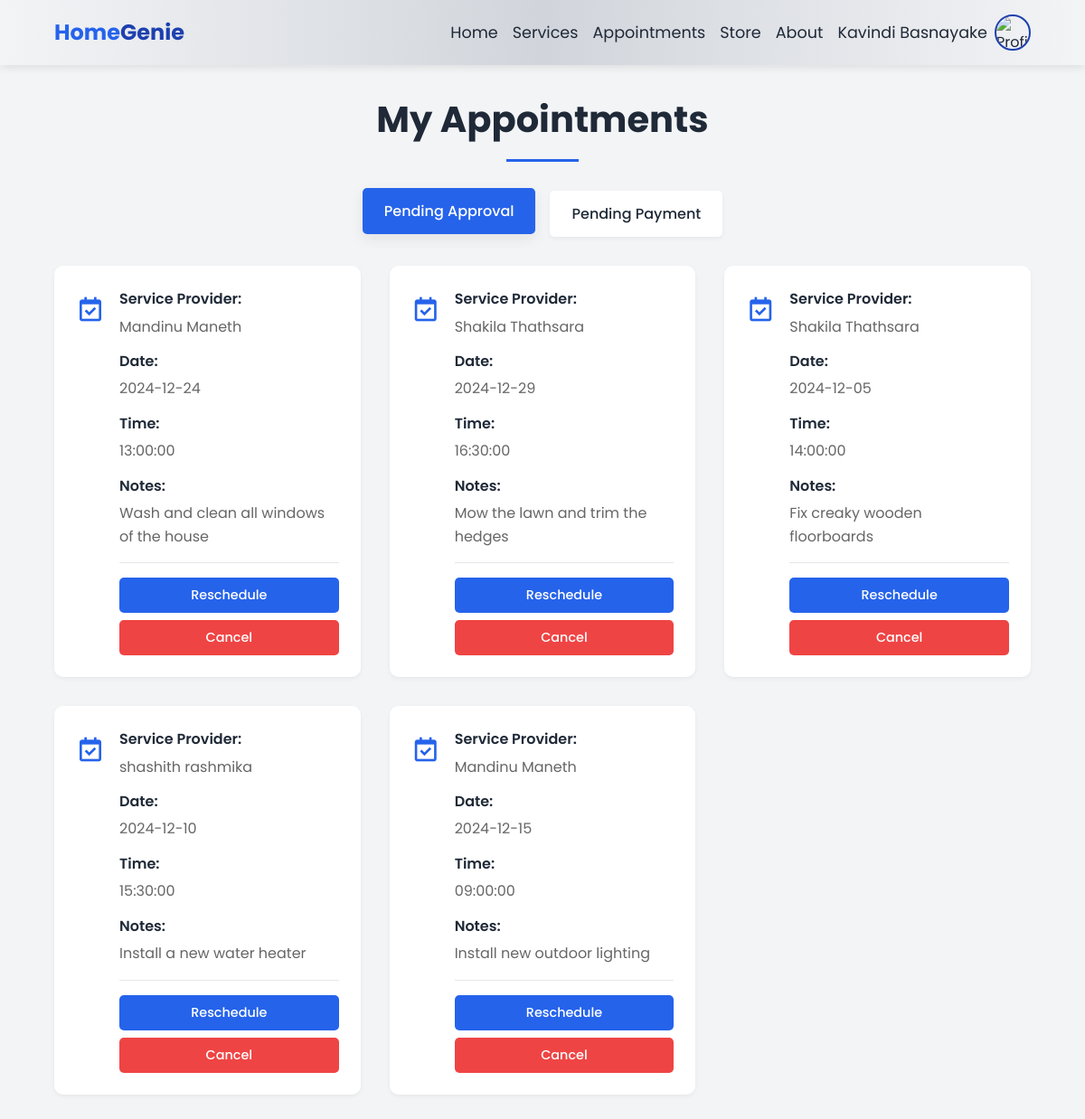
Page /CustomerController/appointment (signed in) on the earlier database version.
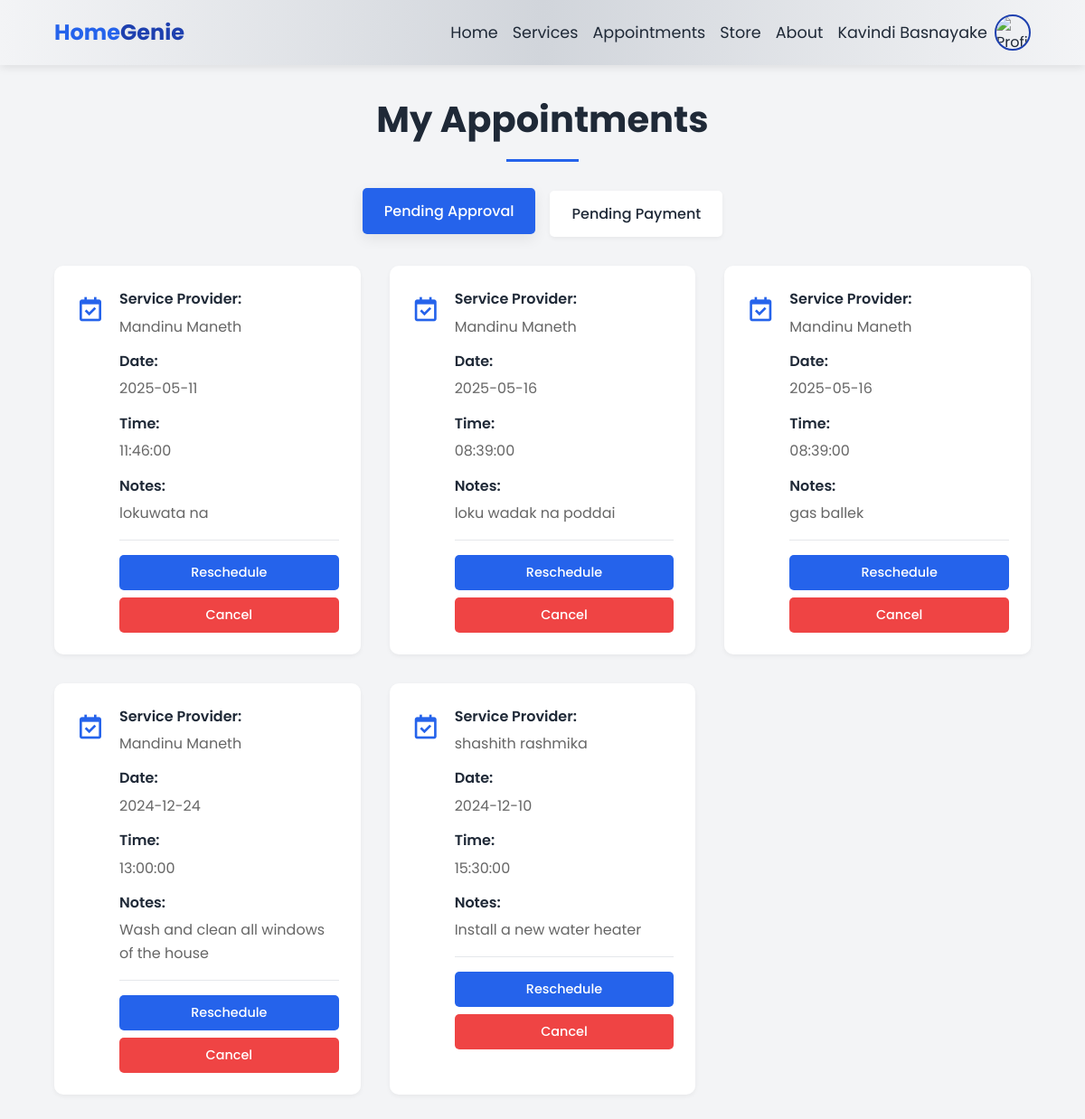
Same page on the later database version.
### tables this page shows
CREATE TABLE `appointments` (
  `appointment_id` int(11) NOT NULL,
  `customer_id` int(11) NOT NULL,
  `service_provider_id` int(11) NOT NULL,
  `description` text NOT NULL,
  `appointment_date` date NOT NULL,
  `appointment_time` time NOT NULL,
  `location` varchar(255) NOT NULL,
  `status` enum('pending','approved') DEFAULT 'pending',
  `finish_status` enum('pending','complete') NOT NULL DEFAULT 'pending',
  `rating` int(11) NOT NULL,
  `created_at` timestamp NOT NULL DEFAULT current_timestamp(),
  `updated_at` timestamp NOT NULL DEFAULT current_timestamp() ON UPDATE current_timestamp()
);

CREATE TABLE `users` (
  `user_id` int(11) NOT NULL,
  `first_name` varchar(100) NOT NULL,
  `last_name` varchar(100) NOT NULL,
  `contact_number` varchar(15) NOT NULL,
  `email` varchar(100) NOT NULL,
  `street` varchar(255) DEFAULT NULL,
  `district` varchar(100) DEFAULT NULL,
  `province` varchar(100) DEFAULT NULL,
  `profile_image` longblob DEFAULT NULL,
  `password` varchar(255) NOT NULL,
  `role` enum('customer','service_provider','supplier','admin') NOT NULL,
  `agree_terms` tinyint(1) NOT NULL DEFAULT 0,
  `created_at` timestamp NOT NULL DEFAULT current_timestamp()
);

### app/controllers/CustomerController.php (called while the page is built, shortened)
<?php
class CustomerController extends Controller {
    private $CustomerModel;
    public function __construct(){
        $this->CustomerModel = $this->model('CustomerModel');
    }
    public function appointment(){
        $loggedUserId = $_SESSION['user_id'] ?? null;
        $p_appointments = $this->CustomerModel->getPendingAppointments($loggedUserId);
        $a_appointments = $this->CustomerModel->getApprovedAppointments($loggedUserId);
        $data = [
            'p_appointments' => $p_appointments,
            'a_appointments' => $a_appointments
        ];
        $this->view('Customer/cu_appointment', $data);
    }
}
?>

### app/libraries/Core.php (called while the page is built, shortened)
<?php
class Core {
    protected $currentMethod = 'index';
    public function __construct() {
        $url = $this->getURL();
        if (isset($url[0]) && file_exists('../app/controllers/' . ucwords($url[0]) . '.php')) {
            unset($url[0]);
        }
        $this->currentController = new $this->currentController;
        if (isset($url[1]) && method_exists($this->currentController, $url[1])) {
            $this->currentMethod = $url[1];
            unset($url[1]);
        }
        $this->params = $url ? array_values($url) : [];
        call_user_func_array([$this->currentController, $this->currentMethod], $this->params);
    }
    public function getURL() {
        if (isset($_GET['url'])) {
            $url = rtrim($_GET['url'], '/');
            $url = filter_var($url, FILTER_SANITIZE_URL);
            return explode('/', $url);
        }
        return [];
    }
}

### public/index.php (called while the page is built, shortened)
<?php
   $init = new Core();
?>

### app/libraries/Database.php (called while the page is built, shortened)
<?php
class Database{
    private $host = DB_HOST;
    private $user = DB_USER;
    private $password = DB_PASSWORD;
    private $dbname = DB_NAME;
    private $dbh;
    private $statement;
    public function __construct(){
        $dsn = 'mysql:host='.$this->host.';dbname='.$this->dbname;
        $options = array(
            PDO::ATTR_PERSISTENT => true,
            PDO::ATTR_ERRMODE => PDO::ERRMODE_EXCEPTION
        );
        try {
            $this->dbh = new PDO($dsn, $this->user, $this->password, $options);
        } catch (PDOException $e) {
            $this->error = $e->getMessage();
            echo $this->error;
        }
    }
    public function query($sql){
        $this->statement = $this->dbh->prepare($sql);
    }
    public function bind($param, $value, $type = null){
        if (is_null($type)) {
            switch (true) {
                case is_int($value):
                    $type = PDO::PARAM_INT;
                    break;
            }
        }
        $this->statement->bindValue($param, $value, $type);
    }
    public function execute(){
        return $this->statement->execute();
    }
    public function resultSet(){
        $this->execute();
        return $this->statement->fetchAll(PDO::FETCH_OBJ);
    }
}

### app/models/CustomerModel.php (called while the page is built, shortened)
<?php
class CustomerModel {
    private $db;
    public function __construct() {
        $this->db = new Database();
    }
    public function getPendingAppointments($userId) {
        $sql = "SELECT
                a.*,
                u.first_name AS sp_first_name,
                u.last_name AS sp_last_name
                FROM appointments a
                JOIN users u ON a.service_provider_id = u.user_id
                WHERE a.customer_id = :user_id AND a.status = 'pending'
                ORDER BY a.created_at DESC";
        $this->db->query($sql);
        $this->db->bind(':user_id', $userId);
        return $this->db->resultSet();
    }
    public function getApprovedAppointments($userId) {
        $sql = "SELECT
                a.*,
                u.first_name AS sp_first_name,
                u.last_name AS sp_last_name,
                q.quotation_details,
                q.work_hours,
                q.cost
                FROM appointments a
                JOIN users u ON a.service_provider_id = u.user_id
                LEFT JOIN quotations q ON a.appointment_id = q.appointment_id
                WHERE a.customer_id = :user_id AND a.status = 'approved' AND q.status = 'Pending'
                ORDER BY a.created_at DESC";
        $this->db->query($sql);
        $this->db->bind(':user_id', $userId);
        return $this->db->resultSet();
    }
}
?>

### app/views/Customer/cu_appointment.php (the view, shortened to what the changed rows need)
<!DOCTYPE html>
<html lang="en">
<head>
    <link rel="stylesheet" href="<?php echo URLROOT; ?>/public/css/navigationbar.css">
    <link href='https://unpkg.com/boxicons@2.1.4/css/boxicons.min.css' rel='stylesheet'>
    <link rel="stylesheet" href="<?php echo URLROOT; ?>/public/css/style-appointment.css">
</head>
<body>
    <div class="appointments-container" style="margin-top: 100px;">
        <h1 class="section-title">My Appointments</h1>
        <div class="tab-content active" id="pending-tab">
            <section class="tab-section">
                <?php if(empty($data['p_appointments'])): ?>
                    <div class="no-appointments">
                        <p>You don't have any appointments yet.</p>
                        <a href="<?php echo URLROOT; ?>/CustomerController/bookAppointment" class="btn btn-pay"><i class='bx bx-calendar-plus'></i> Book an Appointment</a>
                    </div>
                <?php else: ?>
                <div class="info-grid">
                    <?php foreach ($data['p_appointments'] as $p_appointment): ?>
                        <div class="info-item">
                            <i class='bx bx-calendar-check'></i>
                            <div class="content">
                                <div class="field">
                                    <label>Service Provider:</label>
                                    <span><?php echo htmlspecialchars($p_appointment->sp_first_name . ' ' . $p_appointment->sp_last_name); ?></span>
                                </div>
                                <div class="field">
                                    <label>Date:</label>
                                    <span><?php echo htmlspecialchars($p_appointment->appointment_date); ?></span>
                                </div>
                                <div class="field">
                                    <label>Time:</label>
                                    <span><?php echo htmlspecialchars($p_appointment->appointment_time); ?></span>
                                </div>
                                <div class="field">
                                    <label>Notes:</label>
                                    <span><?php echo htmlspecialchars($p_appointment->description); ?></span>
                                </div>
                                <div class="action-buttons">
                                    <span class="edit-btn"
                                        onclick="openEditModal(
                                            <?php echo $p_appointment->appointment_id; ?>,
                                            '<?php echo $p_appointment->appointment_date; ?>',
                                            '<?php echo $p_appointment->appointment_time; ?>',
                                            '<?php echo addslashes(htmlspecialchars($p_appointment->description)); ?>')">
                                        Reschedule
                                    </span>
                                    <span class="delete-btn" onclick="deleteAppointment(<?php echo $p_appointment->appointment_id; ?>)">
                                        Cancel
                                    </span>
                                </div>
                            </div>
                        </div>
                    <?php endforeach; ?>
                </div>
                <?php endif; ?>
            </section>
        </div>
    </div>
</body>
</html>

Differences in the rows shown:
removed appointments: users.first_name+last_name "Shakila Thathsara", appointment_date "2024-12-29", appointment_time "16:30:00", description "Mow the lawn and trim the hedges"
removed appointments: users.first_name+last_name "Shakila Thathsara", appointment_date "2024-12-05", appointment_time "14:00:00", description "Fix creaky wooden floorboards"
no longer on this page (row edited): appointments: users.first_name+last_name "Mandinu Maneth", appointment_date "2024-12-15", appointment_time "09:00:00", description "Install new outdoor lighting"
added appointments: users.first_name+last_name "Mandinu Maneth", appointment_date "2025-05-11", appointment_time "11:46:00", description "lokuwata na"
added appointments: users.first_name+last_name "Mandinu Maneth", appointment_date "2025-05-16", appointment_time "08:39:00", description "loku wadak na poddai"
added appointments: users.first_name+last_name "Mandinu Maneth", appointment_date "2025-05-16", appointment_time "08:39:00", description "gas ballek"
